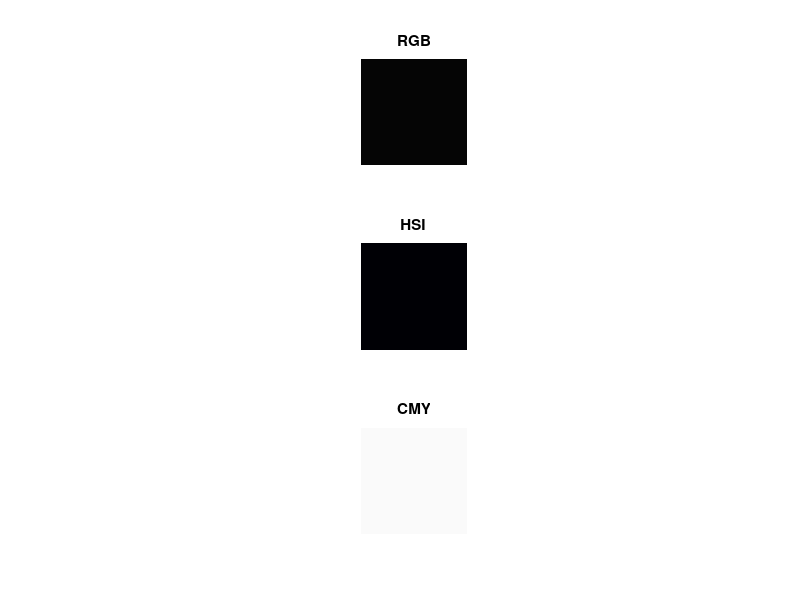

MATLAB code to generate this figure:
clc
clear all
R = input('Enter The value of Red between 0 and 255=');
G = input('Enter The value of Green between 0 and 255=');
B = input('Enter The value of Blue between 0 and 255=');

r = R/255;
g = G/255;
b = B/255;

rgb = ones(1000);
rgb(:,:,1) = r;
rgb(:,:,2) = g;
rgb(:,:,3) = b;
subplot(3,1,1) ;
imshow(rgb)
title('RGB');



......................................................................
% H=

top = ((r-g)+(r-b))/2;              % The face of the fractional equation
sub =  sqrt((r-g)^2 + (r-b)*(g-b));   % The denominator of the fractional equation
tetta = (acos(top/sub))*180/pi;              % The equation
    
if b<=g 
    h = tetta;
    H =360-h/360;
else
    h = 360 - tetta;
    H = h/360;
end
......................................................................
% S=

if r<=b && r<=g
    min_rgb = r;
elseif g<=r && g<=b
    min_rgb = g;
else
    min_rgb = b;
end
    
S = 1 - ( (3/(r+g+b)) * (min_rgb) );
.......................................................................
% I=

I = (r+g+b)/3;
.......................................................................

HSI(:,:,1) = H;
HSI(:,:,2) = S;
HSI(:,:,3) = I;
subplot(3,1,2);
imshow(HSI)
title('HSI');

C = 1 - r;
M = 1 - g;
Y = 1 - b;

CMY(:,:,1) = C;
CMY(:,:,2) = M;
CMY(:,:,3) = Y;
subplot(3,1,3);
imshow(CMY)
title('CMY');